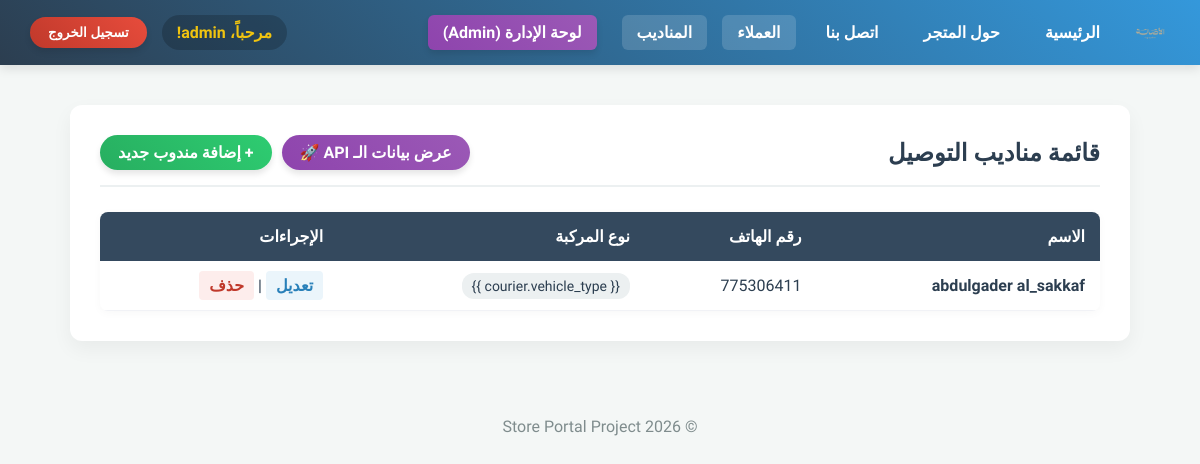
The app's page /delivery/ (signed in), older data.
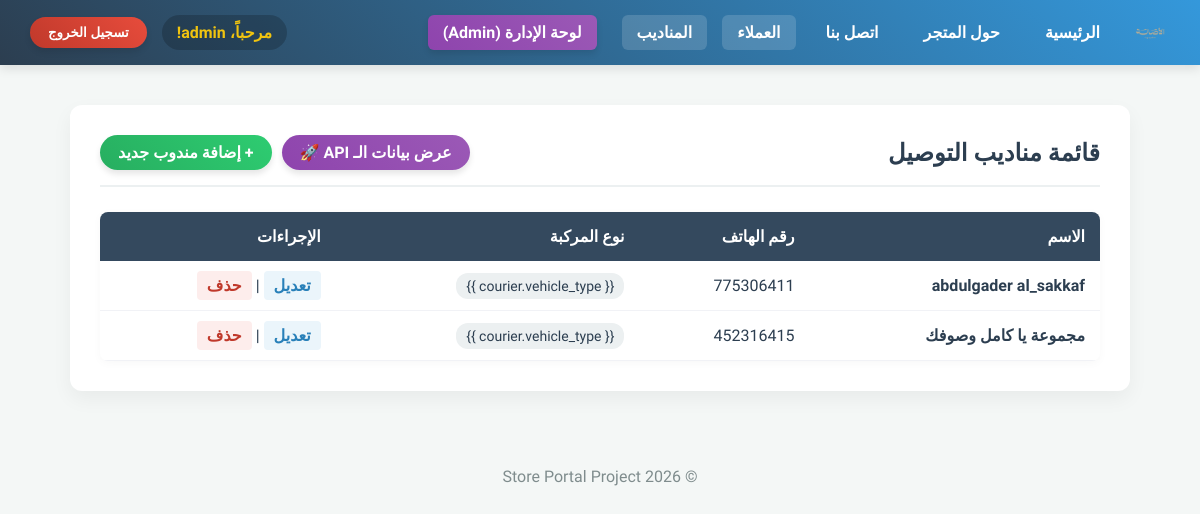
The same page, newer data.
### delivery/models.py (models this page shows, shortened)
class Courier(models.Model):
    name = models.CharField(max_length=100)
    phone = models.CharField(max_length=20)
    vehicle_type = models.CharField(max_length=50) # نوع المركبة (دباب، سيارة، إلخ)

### delivery/views.py (the view)
# urls.py: path('', views.CourierListView.as_view(), name='courier_list'),
class CourierListView(LoginRequiredMixin, ListView):
    model = Courier
    template_name = 'delivery/courier_list.html'
    context_object_name = 'couriers'
    login_url = 'login'

### delivery/templates/delivery/courier_list.html (shortened to what this page needs)
{% extends 'customers/base.html' %}
{% block content %}
<div class="page-header">
    <h2 style="color: #2c3e50; margin: 0;">قائمة مناديب التوصيل</h2>
    <div style="display: flex; gap: 10px;">
        <a href="{% url 'api_courier_list' %}" target="_blank" class="btn btn-purple">
            عرض بيانات الـ API 🚀
        </a>
        {% if user.is_superuser %}
        <a href="{% url 'courier_register' %}" class="btn btn-green">
            + إضافة مندوب جديد
        </a>
        {% endif %}
    </div>
</div>
<table class="modern-table">
    <thead>
        <tr>
            <th>الاسم</th>
            <th>رقم الهاتف</th>
            <th>نوع المركبة</th>
            {% if user.is_superuser %}
            <th>الإجراءات</th>
            {% endif %}
        </tr>
    </thead>
    <tbody>
        {% for courier in couriers %}
        <tr>
            <td style="font-weight: bold;">{{ courier.name }}</td>
            <td>{{ courier.phone }}</td>
            <td><span style="background: #ecf0f1; padding: 5px 10px; border-radius: 12px; font-size: 14px;">{{
                    courier.vehicle_type }}</span></td>
            {% if user.is_superuser %}
            <td>
                <a href="{% url 'courier_update' courier.id %}" class="text-link blue-text">تعديل</a> |
                <a href="{% url 'courier_delete' courier.id %}" class="text-link red-text">حذف</a>
            </td>
            {% endif %}
        </tr>
        {% endfor %}
    </tbody>
</table>
{% endblock %}

### customers/templates/customers/base.html (shortened to what this page needs)
{% load static %}
<!DOCTYPE html>
<html lang="ar" dir="rtl">
<head>
    <link rel="stylesheet" href="{% static 'customers/css/style.css' %}?v=1.1">
</head>
<body>
    <nav class="navbar">
        <div class="nav-right">
            <img src="{% static 'customers/images/logo.png' %}" alt="Logo" width="40" style="vertical-align: middle;">
            <a href="{% url 'customers_home' %}">الرئيسية</a>
            <a href="{% url 'customers_about' %}">حول المتجر</a>
            <a href="{% url 'contactus' %}">اتصل بنا</a>
            {% if user.is_authenticated %}
            <a href="{% url 'customer_list' %}" style="background: rgba(255,255,255,0.15);">العملاء</a>
            <a href="{% url 'courier_list' %}" style="background: rgba(255,255,255,0.15);">المناديب</a>
            {% if user.is_superuser %}
            <a href="/admin/" class="btn btn-purple" style="margin-right: 10px;">لوحة الإدارة (Admin)</a>
            {% endif %}
            {% endif %}
        </div>
        <div class="nav-left">
            {% if user.is_authenticated %}
            <span class="welcome-text">مرحباً، {{ user.username }}!</span>
            <form action="{% url 'logout' %}" method="POST" style="display:inline; margin: 0;">
                <button type="submit" class="btn btn-red">تسجيل الخروج</button>
            </form>
            {% else %}
            <a href="{% url 'login' %}">تسجيل الدخول</a>
            <a href="{% url 'register_account' %}" class="btn btn-blue">إنشاء حساب</a>
            {% endif %}
        </div>
    </nav>
    <div class="container">
        {% block content %}
        {% endblock %}
    </div>
    <footer>
        <p>&copy; 2026 Store Portal Project</p>
    </footer>
</body>
</html>

### customers/static/customers/css/style.css (style rules this page uses)
body { font-family: 'Tajawal', sans-serif; background-color: #f4f7f6; margin: 0; padding: 0; color: #2c3e50; }
.navbar { background: linear-gradient(45deg, #2c3e50, #3498db); padding: 15px 30px; display: flex; justify-content: space-between; align-items: center; box-shadow: 0 4px 10px rgba(0, 0, 0, 0.1); }
.nav-right, .nav-left { display: flex; align-items: center; gap: 15px; }
.navbar a { color: white; text-decoration: none; font-weight: bold; padding: 8px 15px; border-radius: 6px; transition: 0.3s; }
.welcome-text { font-weight: bold; color: #f1c40f; background: rgba(0, 0, 0, 0.2); padding: 8px 15px; border-radius: 20px; }
.btn { padding: 8px 18px; border-radius: 20px; border: none; color: white !important; font-weight: bold; cursor: pointer; text-decoration: none; transition: 0.3s; box-shadow: 0 4px 6px rgba(0, 0, 0, 0.1); }
.btn-purple { background: linear-gradient(45deg, #8e44ad, #9b59b6); }
.btn-green { background: linear-gradient(45deg, #27ae60, #2ecc71); }
.btn-red { background: linear-gradient(45deg, #c0392b, #e74c3c); }
.container { max-width: 1000px; margin: 40px auto; padding: 30px; background: white; border-radius: 12px; box-shadow: 0 8px 20px rgba(0, 0, 0, 0.05); }
.page-header { display: flex; justify-content: space-between; align-items: center; margin-bottom: 25px; border-bottom: 2px solid #ecf0f1; padding-bottom: 15px; }
.modern-table { width: 100%; border-collapse: collapse; background-color: white; border-radius: 8px; overflow: hidden; box-shadow: 0 2px 10px rgba(0, 0, 0, 0.03); }
.modern-table th { background-color: #34495e; color: white; padding: 15px; text-align: right; }
.modern-table td { padding: 15px; border-bottom: 1px solid #f1f2f6; color: #2c3e50; }
.text-link { font-weight: bold; text-decoration: none; padding: 5px 10px; border-radius: 4px; }
.blue-text { color: #2980b9; background: #ebf5fb; }
.red-text { color: #c0392b; background: #fdedec; }
footer { text-align: center; padding: 20px; color: #7f8c8d; margin-top: 40px; }

Row changes from the older to the newer data that the page shows:
added Courier: name "مجموعة يا كامل وصوفك", phone "452316415"
